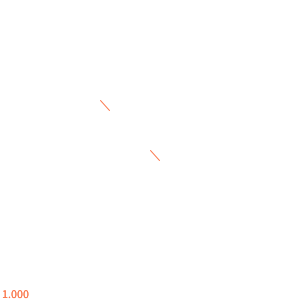
Frame 1 (no input)
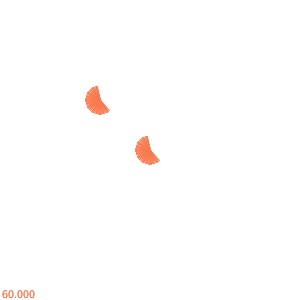
Frame 60 (the mouse pressed at the canvas centre just before this capture)
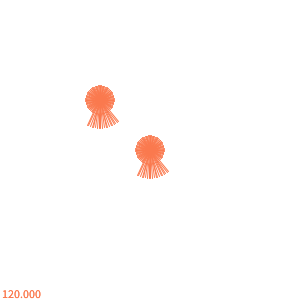
Frame 120 (the mouse held since frame 60 and released just before this capture)

The Processing sketch that drew these frames (run headless with seeded random() and noise(); from frame 60 on, the mouse is pressed at the canvas centre):

// Processing sketch: rawfromfunpro
// ── rawfromfunpro.pde
Counter counter1;
Counter counter2;
 
void setup() {
  size(300, 300);
  smooth();
  background(#FFFFFF);
  counter1 = new Counter(width/2, height/2, 'e');
  counter2 = new Counter(width/3, height/3, 'r');
}
 
void draw() {
  noStroke();
  fill(#FFFFFF);
  rect(0, 280, 300, 20);
  fill(250, 121, 78);
  counter1.advance();
  counter2.advance();
}
 
// NEW: when a key is pressed, we tell all our objects which key was
// pressed. The objects will compare that key with the key we told them
// when we created the objects ('e' in one case, 'r' in the other case)
void keyPressed() {
  counter1.testKey(key);
  counter2.testKey(key);
}
 
// ----- your custom object
 
class Counter {
  float inCircle = 0;
  float outCircle = 10;
  float moreThan = 1;
  int inNo = 0;
  int outNo = 10;
  float deg = 0.06283185307179587;
  int X;
  int Y;
  // NEW: Press is now type 'char', not 'key'
  // 'key' is a reserved word in Processing
  char Press;
 
  // NEW: here again you use 'char', which is like a
  // one character long string.
  Counter(int tempX, int tempY, char tempPress) {
    X = tempX;
    Y = tempY;
    Press = tempPress;
  }
 
  void advance() {
    stroke(250, 121, 78); // color
    pushMatrix();
    translate(X, Y);
    rotate(deg);
    strokeWeight(1);
    line(inCircle, inCircle, outCircle, outCircle);
    popMatrix();
 
    if (deg >= moreThan * 6.283185307179587) {
      inCircle = inNo+10;
      outCircle = outNo+10;
 
      inNo += 10;
      outNo += 10;
      moreThan++;
    }
 
    deg = deg + 0.06283185307179587;
    text(((deg - 0.06283185307179587) / 0.06283185307179587), 0, 298);
  }
 
  // NEW: here you can't have keyPressed() and expect it to be called.
  // Processing automatically calls the keyPressed() function present
  // in your main program, but not in your custom objects.
  // Instead, I renamed it testKey(), and call this function from
  // keyPressed() in the main program.
  void testKey(char k) {
    if (k == Press) {
      advance();
    }
  }
}
